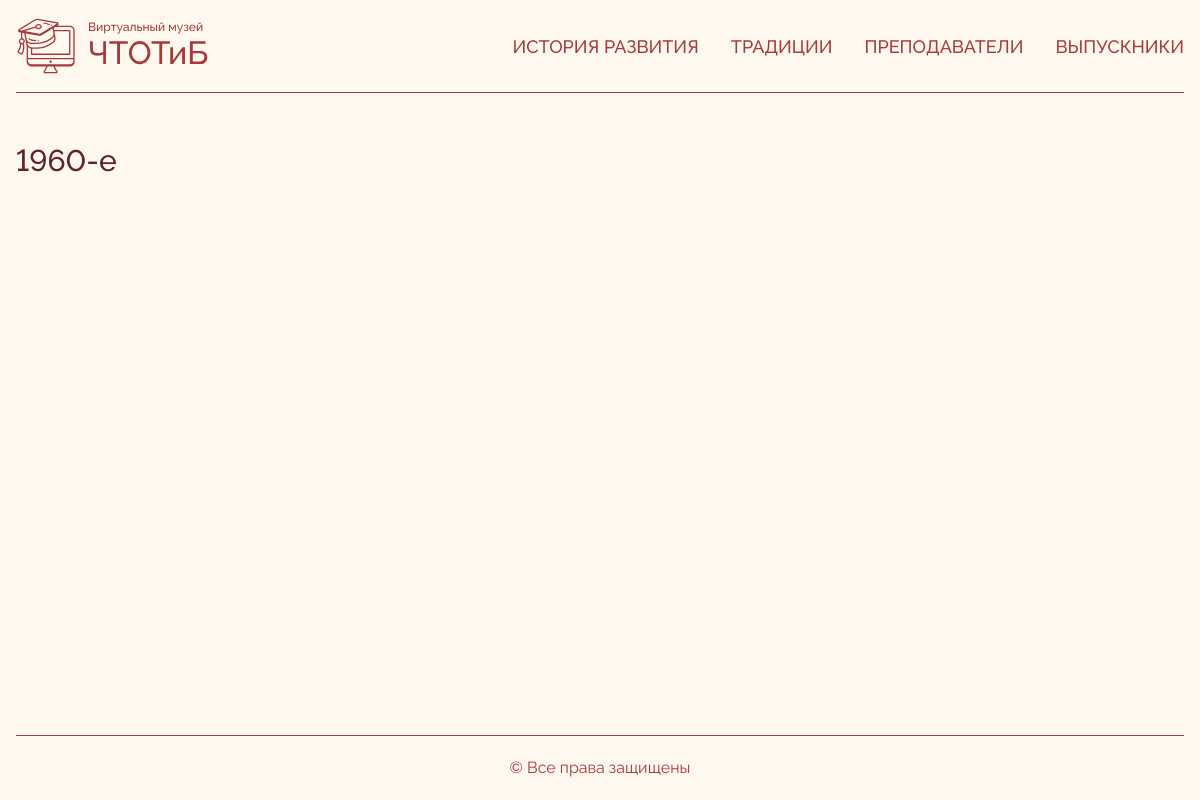
The app's page /history/1960-e, older data.
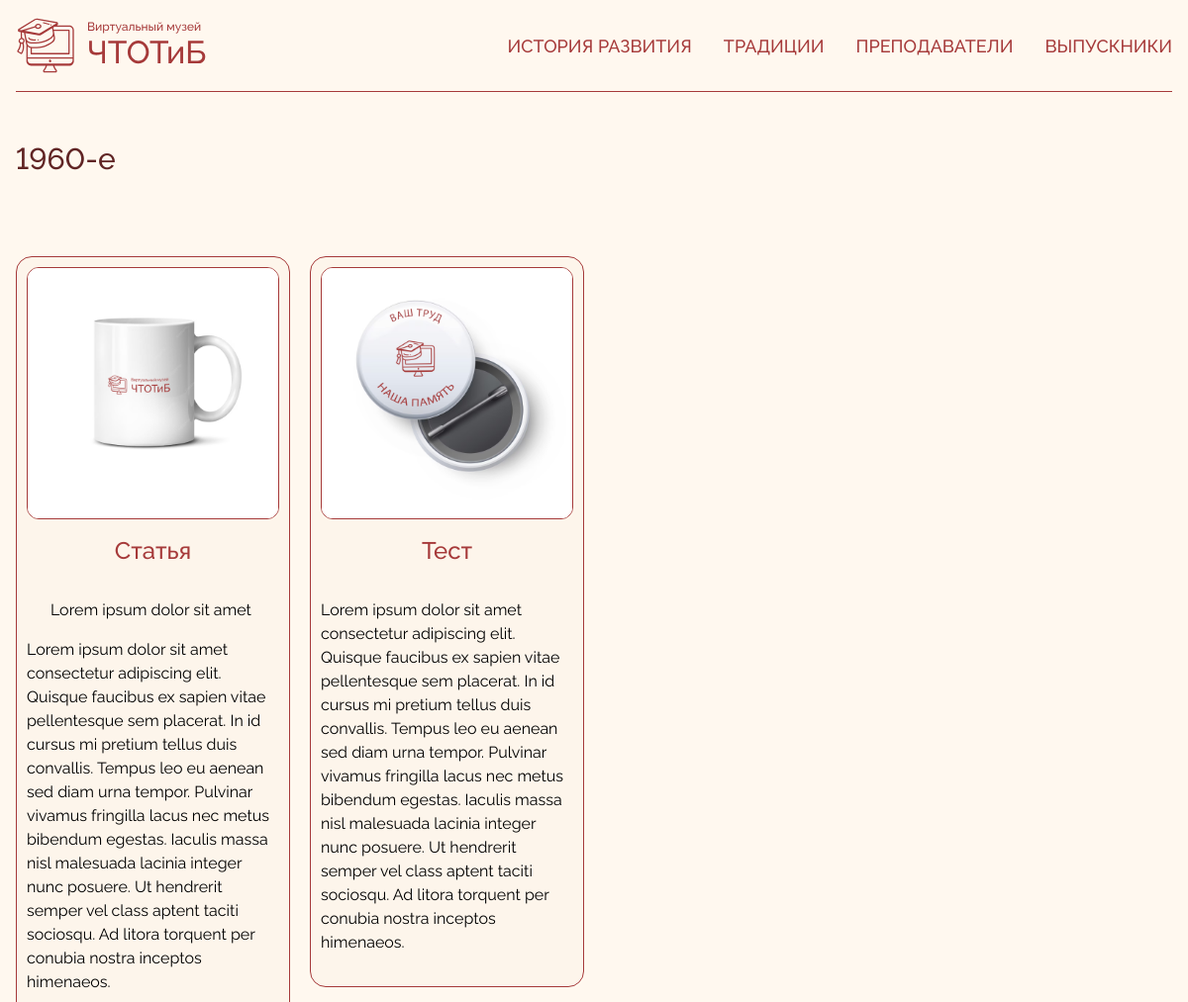
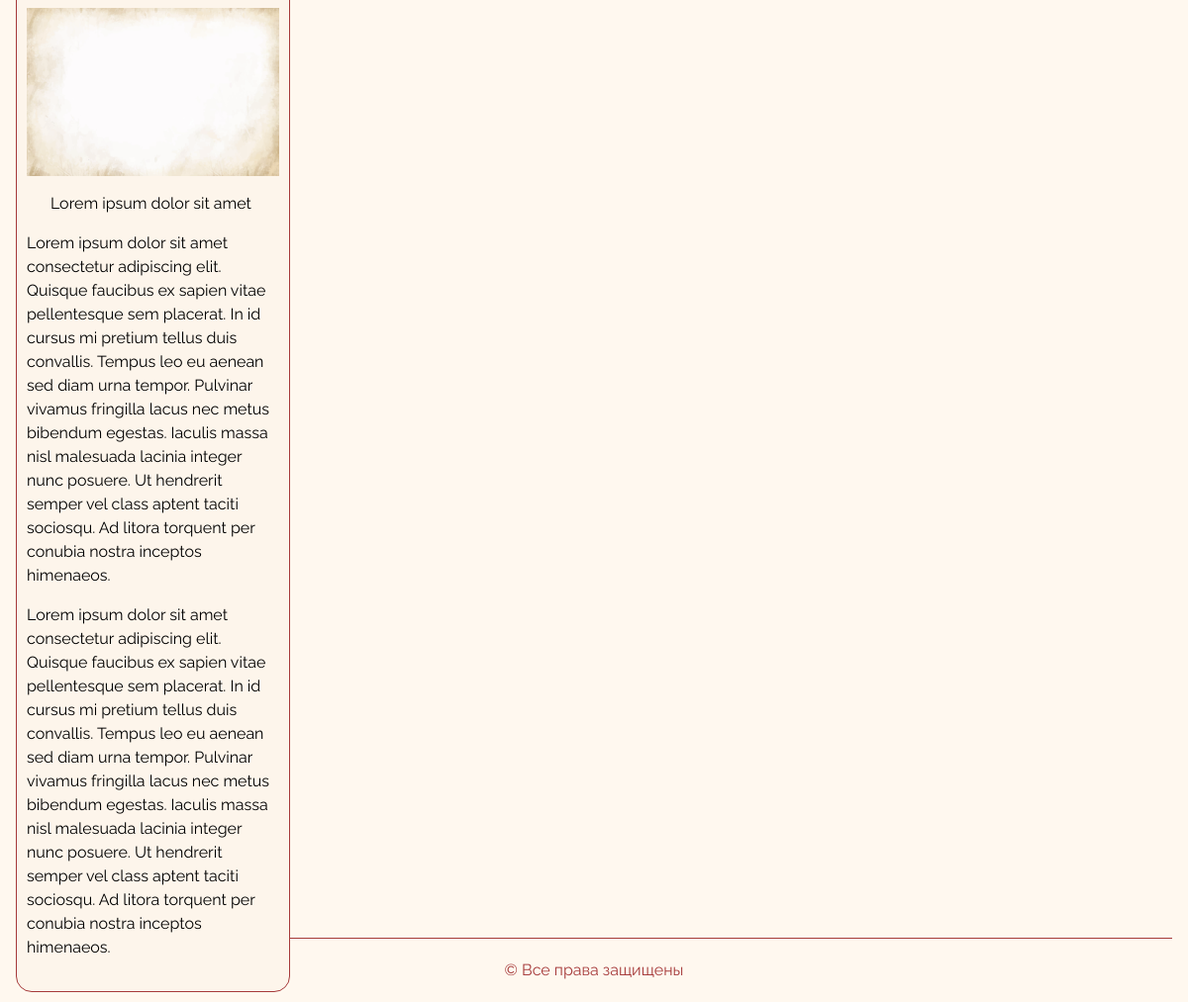
The same page, newer data (2 pictures, top to bottom).
### app/models.py (models this page shows, shortened)
class Article(models.Model):
    title = models.CharField("Название статьи", max_length=100)
    description = models.TextField("Краткое описание", max_length=200)
    content = CKEditor5Field("Контент статьи")
    section = models.ForeignKey(Section, on_delete=models.CASCADE, verbose_name="Раздел")
    time_period = models.ForeignKey(TimePeriod, on_delete=models.CASCADE, verbose_name="Период времени")
    slug = models.SlugField("Слаг", max_length=120, unique=True, blank=True)
    def get_cover_image(self):
        return self.images.filter(cover=True).first()
    class Meta:
        verbose_name = "Статья"
        verbose_name_plural = "Статьи"

class ArticleImage(models.Model):
    article = models.ForeignKey(Article, on_delete=models.CASCADE, related_name='images', verbose_name="Статья")
    image = models.ImageField("Изображение", upload_to='articles/images/')
    cover = models.BooleanField("Обложка", default=False)
    class Meta:
        verbose_name = "Изображение статьи"
        verbose_name_plural = "Изображения статей"

### app/views.py (the view)
# urls.py: path('<slug:slug>/<slug:time_period_slug>', ArticleListView.as_view(), name="article_list"),
class ArticleListView(ListView):
    model = Article
    template_name = 'pages/article_list.html'
    context_object_name = 'articles'
    def get_queryset(self):
        time_period_slug = self.kwargs.get('time_period_slug')
        section_slug = self.kwargs.get('slug')
        return Article.objects.filter(section__slug=section_slug, time_period__slug=time_period_slug)
    def get_context_data(self, *, object_list=None, **kwargs):
        context = super().get_context_data(**kwargs)
        context['section'] = Section.objects.get(slug=self.kwargs.get('slug'))
        context['time_period'] = TimePeriod.objects.get(slug=self.kwargs.get('time_period_slug'))
        return context

### templates/pages/article_list.html (shortened to what this page needs)
{% extends 'base.html' %}
{% load static %}
{% block content %}
  <div class="flex flex-col gap-16 md:gap-20">
    {% include 'components/text_block.html' with title=time_period.name %}
    <div class="masonry -m-2.5">
      {% for article in articles %}
        {% include "components/article_card.html" with article=article %}
      {% endfor %}
    </div>
  </div>
{% endblock %}

### templates/components/article_card.html
{% load static %}
<div class="grid-item p-2.5">
  <div class="p-2.5 pb-4 h-fit bg-(--beige) rounded-2xl flex flex-col items-center gap-5 justify-between border border-(--accent)">
    <div class="flex flex-col items-center gap-2 md:gap-4">
      <img src="{{ article.get_cover_image.image.url }}" alt="{{ article.title }}"
           class="w-full h-full max-h-[300px] md:max-h-[400px] object-cover rounded-xl border border-(--accent)">
      <a href="{% url 'index' %}">
        <h3 class="font-medium text-(--accent) text-lg md:text-xl lg:text-2xl text-center line-clamp-2">
          {{ article.title|default:"Название статьи" }}
        </h3>
      </a>
      <p class="max-md:text-sm text-(--text) line-clamp-4">
        {{ article.content|safe }}
      </p>
    </div>
  </div>
</div>

Row changes from the older to the newer data that the page shows:
added Article: get_cover_image.image (picture), title "Статья", content "Lorem ipsum dolor sit amet Lorem ipsum dolor sit amet consectetur adipiscing elit. Quisque faucibus ex sapien vitae pellentesque sem placerat. In id cursus mi pretium tellus duis convallis. Tempus leo eu aenean sed diam urna tempor. Pulvinar vivamus fringilla lacus nec metus bibendum egestas. Iaculis massa nisl malesuada lacinia integer nunc posuere. Ut hendrerit semper vel class aptent taciti sociosqu. Ad litora torquent per conubia nostra inceptos himenaeos. Lorem ipsum dolor sit amet Lorem ipsum dolor sit amet consectetur adipiscing elit. Quisque faucibus ex sapien vitae pellentesque sem placerat. In id cursus mi pretium tellus duis convallis. Tempus leo eu aenean sed diam urna tempor.…", content (picture)
added Article: get_cover_image.image (picture), title "Тест", content "Lorem ipsum dolor sit amet consectetur adipiscing elit. Quisque faucibus ex sapien vitae pellentesque sem placerat. In id cursus mi pretium tellus duis convallis. Tempus leo eu aenean sed diam urna tempor. Pulvinar vivamus fringilla lacus nec metus bibendum egestas. Iaculis massa nisl malesuada lacinia integer nunc posuere. Ut hendrerit semper vel class aptent taciti sociosqu. Ad litora torquent per conubia nostra inceptos himenaeos."
